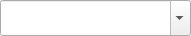
<?xml version="1.0" encoding="UTF-8"?>
<ui version="4.0">
 <author>R, Reucher</author>
 <class>ComboBoxEditWidget</class>
 <widget class="QWidget" name="ComboBoxEditWidget">
  <property name="geometry">
   <rect>
    <x>0</x>
    <y>0</y>
    <width>191</width>
    <height>36</height>
   </rect>
  </property>
  <layout class="QGridLayout" name="gridLayout">
   <property name="margin">
    <number>0</number>
   </property>
   <item row="0" column="0">
    <widget class="QComboBox" name="comboBoxValue">
     <property name="sizePolicy">
      <sizepolicy hsizetype="Preferred" vsizetype="Minimum">
       <horstretch>0</horstretch>
       <verstretch>0</verstretch>
      </sizepolicy>
     </property>
     <property name="editable">
      <bool>true</bool>
     </property>
     <property name="maxVisibleItems">
      <number>20</number>
     </property>
    </widget>
   </item>
  </layout>
 </widget>
 <layoutdefault spacing="6" margin="6"/>
 <resources>
  <include location="qmc2.qrc"/>
 </resources>
 <connections/>
</ui>
